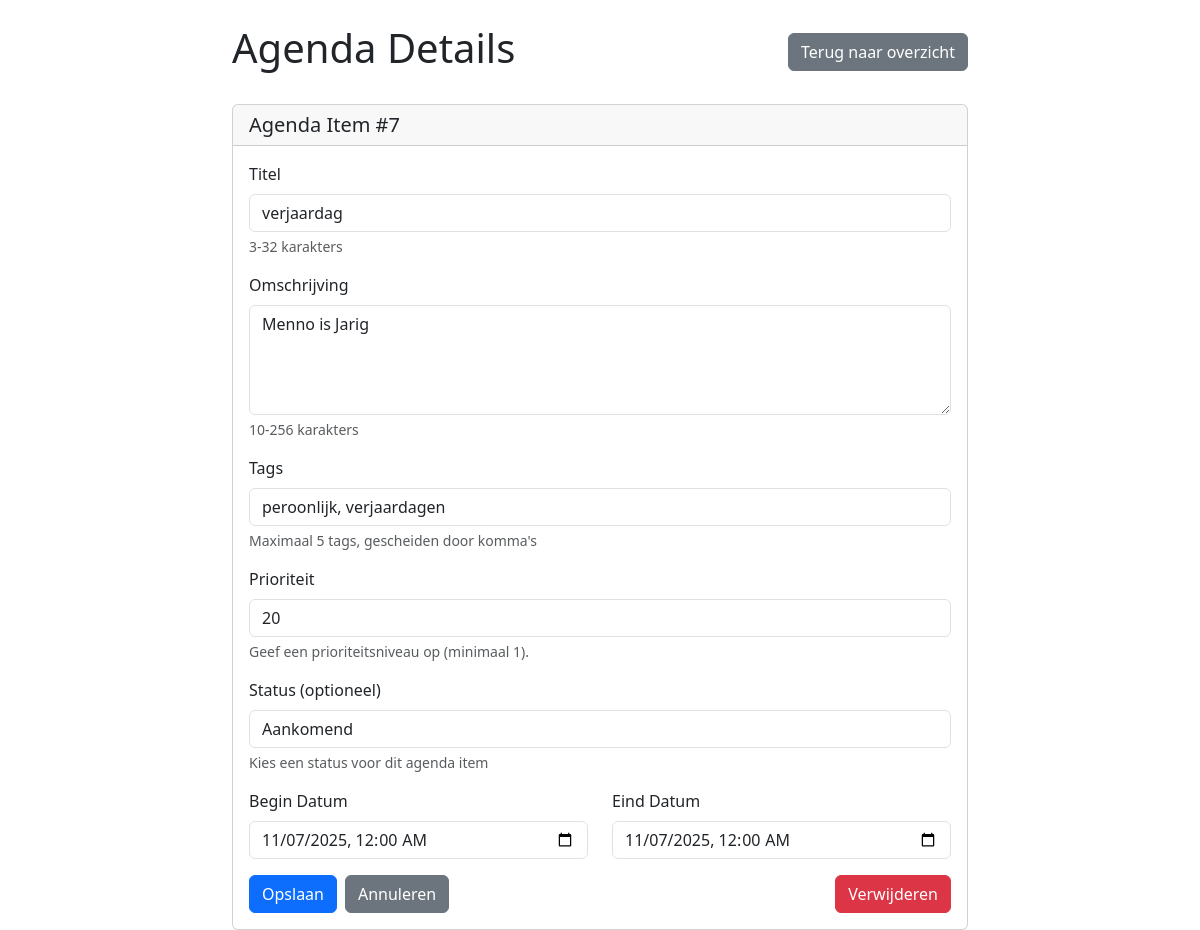
The app's page /php2/agenda_aanpassen.php?ID=7, older data.
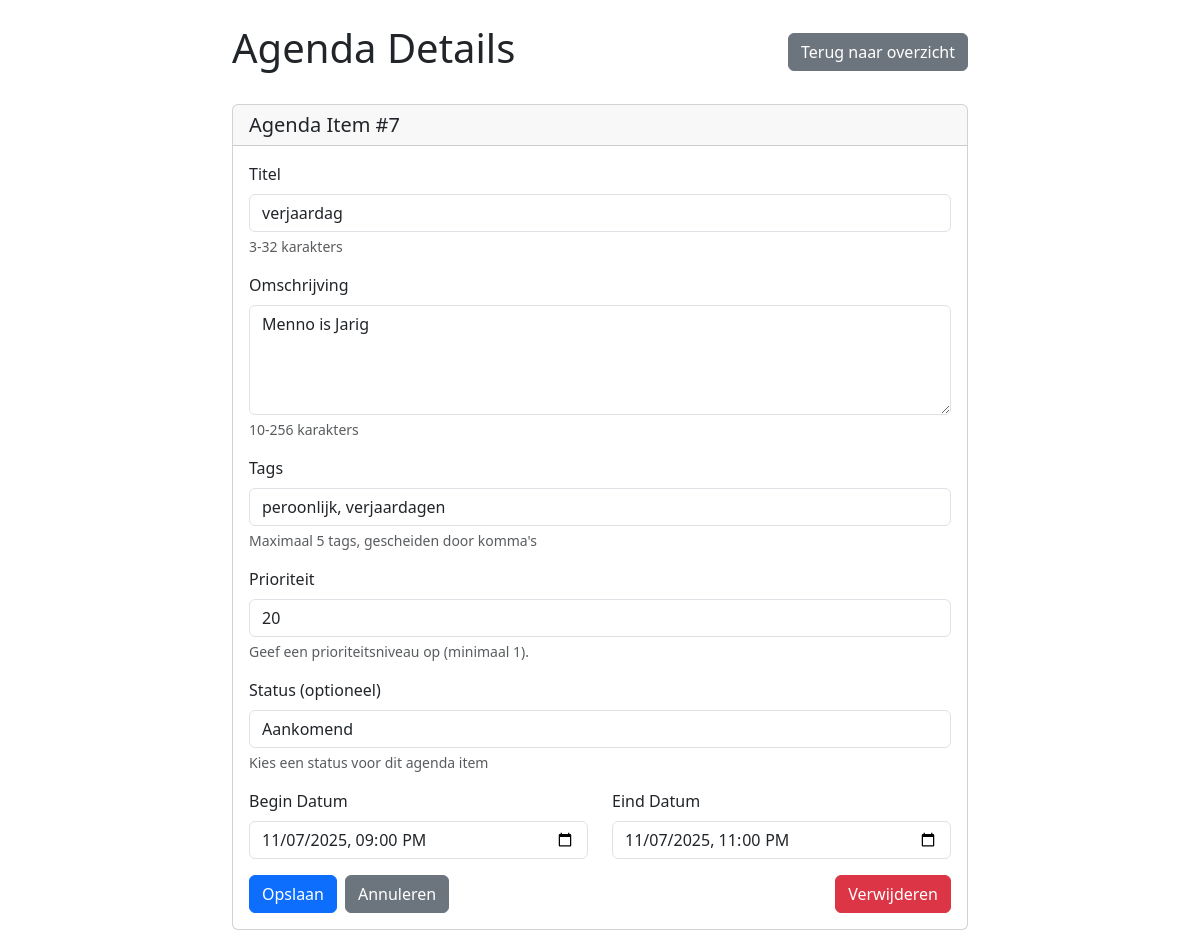
The same page, newer data.
### tables this page shows
CREATE TABLE "crud_agenda"
(
    ID           integer not null
        constraint crud_agenda_pk
            primary key autoincrement,
    titel        TEXT    not null,
    omschrijving TEXT    not null,
    begin_datum  DATE    not null,
    eind_datum   DATE    not null,
    prioriteit   integer not null,
    status       TEXT    not null,
    tags         TEXT
);

### php2/agenda_aanpassen.php (called while the page is built, shortened)
<?php
require "config.php";
$id = $_GET["ID"] ?? null;
try {
    $query = "SELECT * FROM crud_agenda WHERE ID = :id";
    $stmt = $pdo->prepare($query);
    $stmt->bindParam(":id", $id);
    $stmt->execute();
    $agenda_item = $stmt->fetch();
} catch (PDOException $e) {
    error_log("Select query failed: " . $e->getMessage());
    $fout = "Er is een fout opgetreden bij het ophalen van het agenda item.";
}
include_once "views/agenda_aanpassen_view.php";

### php2/views/agenda_aanpassen_view.php (the view, shortened to what the changed rows need)
<!DOCTYPE html>
<html lang="en">
<head>
    <link href="./node_modules/bootstrap/dist/css/bootstrap.min.css" rel="stylesheet">
</head>
<body>
    <?php
    function formateerDatumVoorInput($datum_string) {
        $datum = new DateTime($datum_string);
        return $datum->format("Y-m-d\TH:i");
    }
    ?>
    <div class="container mt-4">
        <div class="row">
            <div class="col-md-8 mx-auto">
                <div class="d-flex justify-content-between align-items-center mb-4">
                    <h1>Agenda Details</h1>
                </div>
                <div class="card">
                    <div class="card-header">
                        <h5 class="card-title mb-0">Agenda Item #<?= htmlspecialchars($agenda_item["ID"]) ?></h5>
                    </div>
                    <div class="card-body">
                        <form method="POST">
                            <div class="mb-3">
                                <label for="titel" class="form-label">Titel</label>
                                <input type="text" class="form-control" id="titel" name="titel"
                                    value="<?= htmlspecialchars($agenda_item["titel"]) ?>" required
                                    maxlength="32" minlength="3">
                                <div class="form-text">3-32 karakters</div>
                            </div>
                            <div class="mb-3">
                                <label for="omschrijving" class="form-label">Omschrijving</label>
                                <textarea class="form-control" id="omschrijving" name="omschrijving" rows="4"
                                    required maxlength="256" minlength="10"><?= htmlspecialchars($agenda_item["omschrijving"]) ?></textarea>
                                <div class="form-text">10-256 karakters</div>
                            </div>
                            <div class="mb-3">
                                <label for="tags" class="form-label">Tags</label>
                                <input type="text" class="form-control" id="tags" name="tags"
                                    value="<?= htmlspecialchars($agenda_item["tags"] ?? "") ?>"
                                    placeholder="Voer tags in, gescheiden door komma's">
                                <div class="form-text">Maximaal 5 tags, gescheiden door komma's</div>
                            </div>
                            <div class="mb-3">
                                <label for="prioriteit" class="form-label">Prioriteit</label>
                                <input type="number" class="form-control" id="prioriteit" name="prioriteit"
                                    value="<?= htmlspecialchars($agenda_item["prioriteit"] ?? "1") ?>" required min="1">
                                <div class="form-text">Geef een prioriteitsniveau op (minimaal 1).</div>
                            </div>
                            <div class="mb-3">
                                <label for="status" class="form-label">Status (optioneel)</label>
                                <select class="form-control" id="status" name="status">
                                    <option value="aankomend" <?= ($agenda_item["status"] ?? "") === "aankomend" ? "selected" : "" ?>>Aankomend</option>
                                </select>
                                <div class="form-text">Kies een status voor dit agenda item</div>
                            </div>
                            <div class="row">
                                <div class="col-md-6">
                                    <div class="mb-3">
                                        <label for="begin_datum" class="form-label">Begin Datum</label>
                                        <input type="datetime-local" class="form-control" id="begin_datum"
                                            name="begin_datum"
                                            value="<?= formateerDatumVoorInput($agenda_item["begin_datum"]) ?>" required>
                                    </div>
                                </div>
                                <div class="col-md-6">
                                    <div class="mb-3">
                                        <label for="eind_datum" class="form-label">Eind Datum</label>
                                        <input type="datetime-local" class="form-control" id="eind_datum"
                                            name="eind_datum"
                                            value="<?= formateerDatumVoorInput($agenda_item["eind_datum"]) ?>" required>
                                    </div>
                                </div>
                            </div>
                        </form>
                    </div>
                </div>
            </div>
        </div>
    </div>
</body>
</html>

Row changes from the older to the newer data that the page shows:
changed crud_agenda "verjaardag": begin_datum "11/07/2025 00:00" → "11/07/2025 21:00"; eind_datum "11/07/2025 00:00" → "11/07/2025 23:00"
